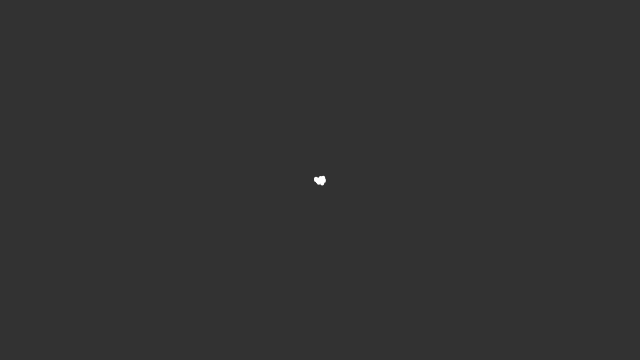
Frame 1 (no input)
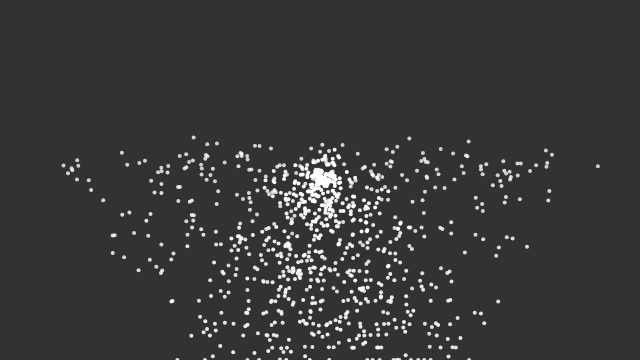
Frame 60 (no input)
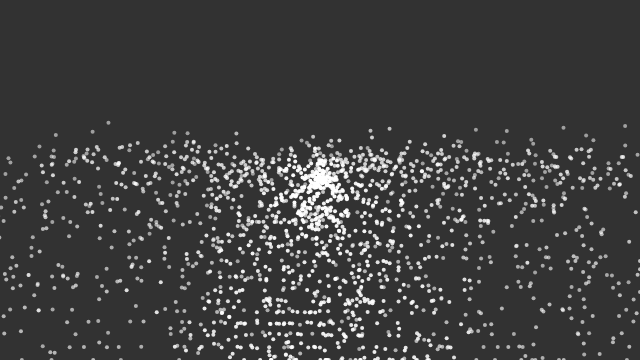
Frame 120 (the mouse pressed at the canvas centre since frame 60)

The p5.js sketch that drew these frames (run headless with seeded random() and noise() and a simulated clock; from frame 60 on, the mouse is pressed at the canvas centre):

// p5.js sketch
// ── sketch.js
//var particle;
var particles=[];

function setup() {
  createCanvas(640, 360);
  //particle = new Particle(100, 180, 1);
 /* for(let i=0; i < 100; i++){
    particles.push(new Particle(width/2,height/2));
  }*/
}

function draw() {
  background(50);
  for(let i=0; i < 15; i++){
    particles.push(new Particle(width/2,height/2));
  }
  for (let particle of particles) {
    let gravity = createVector(0, 0.2);
    //let weight = p5.Vector.mult(gravity, particle.mass);
    //particle.applyForce(weight);
    particle.applyForce(gravity);

    particle.update();
    particle.bounce();
    particle.display();
  }
  for(let i = particles.length -1; i >= 0; i--){
    if(particles[i].gone()){
      particles.splice(i,1);
    }
  }

}
// ── particle.js
class Particle {
  //constructor() {
  constructor(x, y) {
    //this.loc = createVector(width / 2, height / 2);
    this.loc = createVector(x, y);
    //this.vel = createVector(0, 0);
    this.vel = p5.Vector.random2D();
    this.vel.mult(random(1, 5));
    this.acc = createVector(0, 0);
    //this.mass = m;
    this.lifetime = 255;
  }

  applyForce(force) {
    this.acc = force;
    //let f = p5.Vector.div(force,this.mass);
    this.acc.add(force);
  }

  update() {
    
    this.loc.add(this.vel);
    this.vel.add(this.acc);
    this.acc.set(0, 0);
    this.lifetime -= 1;
  }

  display() {
    noStroke();
    fill(255, this.lifetime);
    ellipse(this.loc.x, this.loc.y, 4, 4);

  }

  bounce() {
    if (this.loc.y >= height) {
      this.loc.y = height;
      this.vel.y *= -1;
    }
    if (this.loc.x >= width) {
      this.loc.x = width;
      this.vel.x *= -1;
    }
    if (this.loc.x <= 0) {
      this.loc.w = 0;
      this.vel.x *= -1;
    }
  }

  gone() {
    return (this.lifetime < 0);
  }
}
